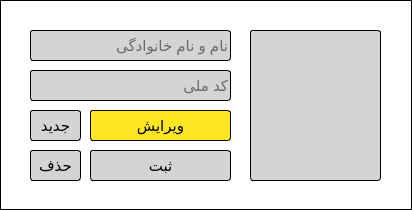
<?xml version="1.0" encoding="UTF-8"?>
<ui version="4.0">
 <class>Dialog</class>
 <widget class="QDialog" name="Dialog">
  <property name="geometry">
   <rect>
    <x>0</x>
    <y>0</y>
    <width>412</width>
    <height>210</height>
   </rect>
  </property>
  <property name="windowTitle">
   <string>0</string>
  </property>
  <property name="styleSheet">
   <string notr="true">QWidget{
background: white;
border: 1 solid black;
}
QLineEdit{
background: #d4d4d4;
border-radius: 3px;
}
QPushButton{
background: #d4d4d4;
border-radius: 3px;
}
QPushButton:checked{
background: #ffe522;
}
QLabel{
background: #d4d4d4;
border-radius: 3px;
}</string>
  </property>
  <widget class="QLineEdit" name="name">
   <property name="enabled">
    <bool>true</bool>
   </property>
   <property name="geometry">
    <rect>
     <x>30</x>
     <y>30</y>
     <width>201</width>
     <height>31</height>
    </rect>
   </property>
   <property name="font">
    <font>
     <pointsize>11</pointsize>
     <weight>50</weight>
     <bold>false</bold>
    </font>
   </property>
   <property name="text">
    <string/>
   </property>
   <property name="placeholderText">
    <string>نام و نام خانوادگی</string>
   </property>
  </widget>
  <widget class="QLineEdit" name="concode">
   <property name="enabled">
    <bool>true</bool>
   </property>
   <property name="geometry">
    <rect>
     <x>30</x>
     <y>70</y>
     <width>201</width>
     <height>31</height>
    </rect>
   </property>
   <property name="font">
    <font>
     <pointsize>11</pointsize>
     <weight>50</weight>
     <bold>false</bold>
    </font>
   </property>
   <property name="placeholderText">
    <string>کد ملی</string>
   </property>
  </widget>
  <widget class="QLabel" name="label_7">
   <property name="enabled">
    <bool>false</bool>
   </property>
   <property name="geometry">
    <rect>
     <x>250</x>
     <y>30</y>
     <width>131</width>
     <height>151</height>
    </rect>
   </property>
   <property name="text">
    <string/>
   </property>
  </widget>
  <widget class="QPushButton" name="newAcc">
   <property name="geometry">
    <rect>
     <x>30</x>
     <y>110</y>
     <width>51</width>
     <height>31</height>
    </rect>
   </property>
   <property name="font">
    <font>
     <pointsize>11</pointsize>
     <weight>50</weight>
     <bold>false</bold>
    </font>
   </property>
   <property name="text">
    <string>جدید</string>
   </property>
   <property name="checkable">
    <bool>true</bool>
   </property>
   <property name="checked">
    <bool>false</bool>
   </property>
  </widget>
  <widget class="QPushButton" name="remove">
   <property name="geometry">
    <rect>
     <x>30</x>
     <y>150</y>
     <width>51</width>
     <height>31</height>
    </rect>
   </property>
   <property name="font">
    <font>
     <pointsize>11</pointsize>
     <weight>50</weight>
     <bold>false</bold>
    </font>
   </property>
   <property name="styleSheet">
    <string notr="true">QWidget:pressed{
background: red;
color: white;
}</string>
   </property>
   <property name="text">
    <string>حذف</string>
   </property>
  </widget>
  <widget class="QPushButton" name="edit">
   <property name="geometry">
    <rect>
     <x>90</x>
     <y>110</y>
     <width>141</width>
     <height>31</height>
    </rect>
   </property>
   <property name="font">
    <font>
     <pointsize>11</pointsize>
     <weight>50</weight>
     <bold>false</bold>
    </font>
   </property>
   <property name="text">
    <string>ویرایش</string>
   </property>
   <property name="checkable">
    <bool>true</bool>
   </property>
   <property name="checked">
    <bool>true</bool>
   </property>
  </widget>
  <widget class="QPushButton" name="confim">
   <property name="geometry">
    <rect>
     <x>90</x>
     <y>150</y>
     <width>141</width>
     <height>31</height>
    </rect>
   </property>
   <property name="font">
    <font>
     <pointsize>11</pointsize>
     <weight>50</weight>
     <bold>false</bold>
    </font>
   </property>
   <property name="text">
    <string>ثبت</string>
   </property>
  </widget>
 </widget>
 <resources/>
 <connections/>
</ui>
